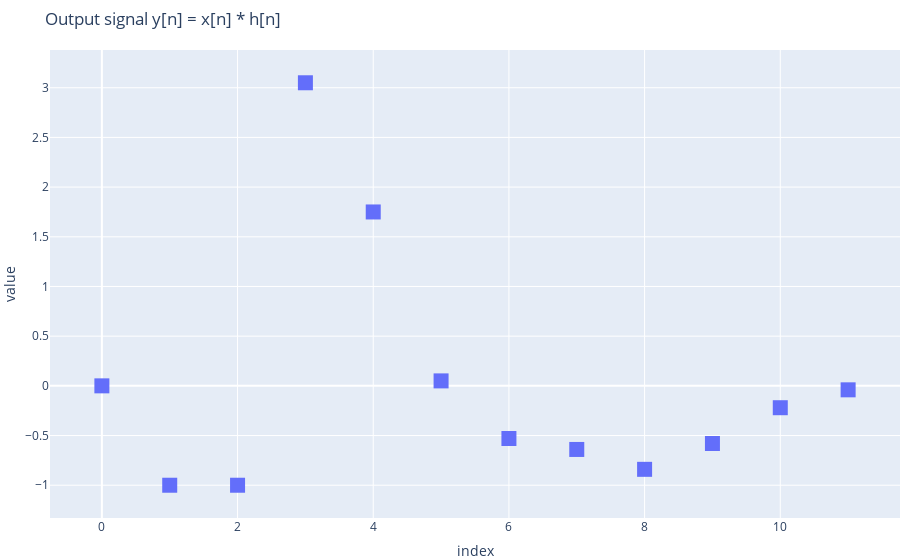

The notebook cell this image was saved under:
### Markdown cell above
The final signal $y[n]$ is the sum of each point. For instance, $y[3]$ is the sum of all $x$ contributions in the 9 plots above at point $n=3$.

### Code cell
contribs = [input_side_alg(x, h, i)[0] for i in range(len(x))]
y = np.zeros(len(x) + len(h) - 1)
for i in range(len(x)):
    y[i:i+len(h)] += contribs[i]

fig = px.scatter(y)
fig.update_traces(marker=dict(size=15, symbol="square"))
fig.update_layout(title="Output signal y[n] = x[n] * h[n]", showlegend=False)
fig.show()

### Figure 1 — Plotly figure (JSON) as saved in the notebook; plotly's stock layout.template omitted (floating-point values rounded to 4 significant figures)
{"data": [{"hovertemplate": "variable=0<br>index=%{x}<br>value=%{y}<extra></extra>", "legendgroup": "0", "marker": {"color": "#636efa", "size": 15, "symbol": "square"}, "mode": "markers", "name": "0", "orientation": "v", "showlegend": true, "type": "scatter", "x": [0, 1, 2, 3, 4, 5, 6, 7, 8, 9, 10, 11], "xaxis": "x", "y": [0, -1, -1, 3.05, 1.75, 0.05, -0.53, -0.64, -0.84, -0.58, -0.22, -0.04], "yaxis": "y"}], "layout": {"legend": {"title": {"text": "variable"}, "tracegroupgap": 0}, "showlegend": false, "title": {"text": "Output signal y[n] = x[n] * h[n]"}, "xaxis": {"anchor": "y", "domain": [0, 1], "title": {"text": "index"}}, "yaxis": {"anchor": "x", "domain": [0, 1], "title": {"text": "value"}}}}
